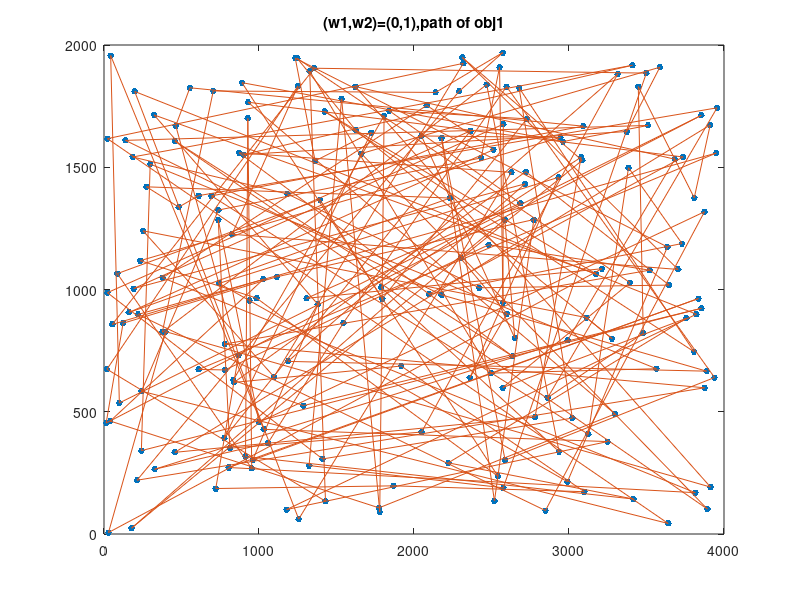
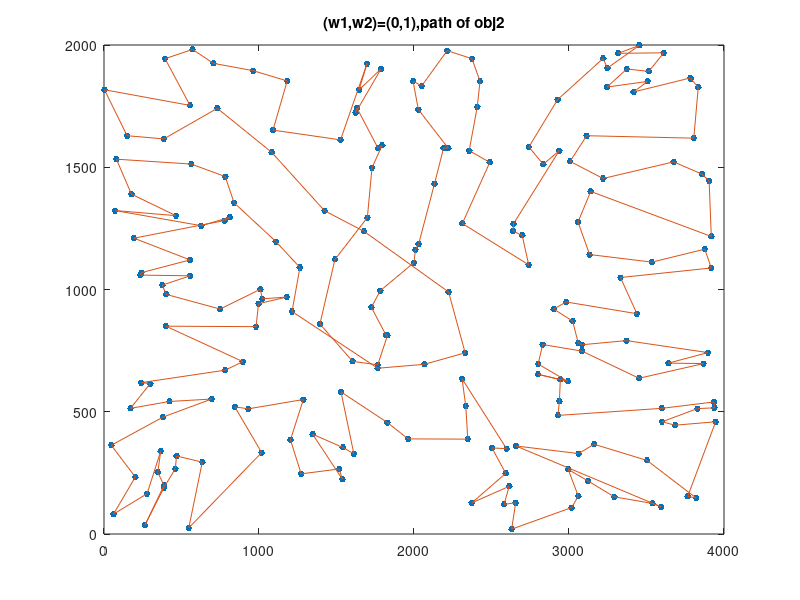
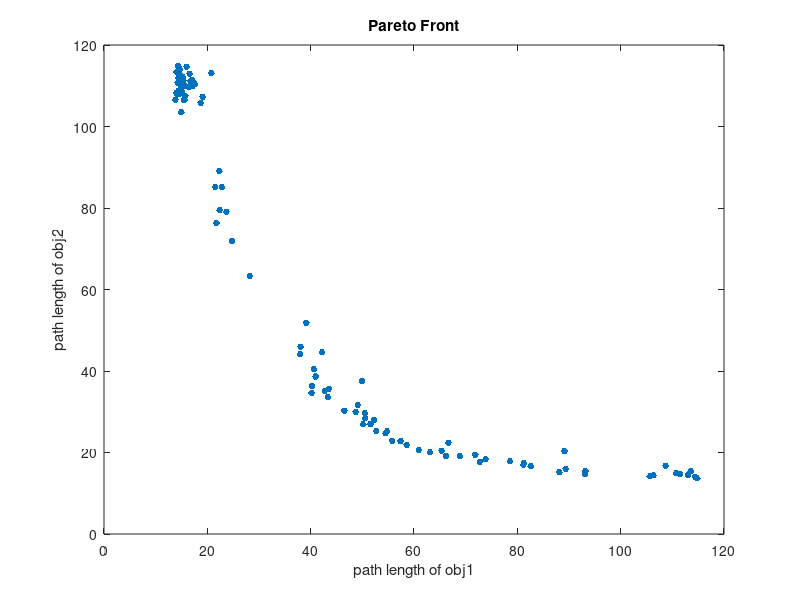

The MATLAB script that drew these images, in order:
clear;clc;
city=200;
load('tour4_200.mat')
load('rl4_200.mat')
load('obj2_4_200.mat')
load('obj1_4_200.mat')
load('kroA200.mat')
load('kroB200.mat')
t=101;
w1=1-(t-1)*0.01
w2=(t-1)*0.01
for i=1:city
    rank(i)=tour(t,1,i)+1;
end
rank(city+1)=tour(t,1,1)+1;
for i=1:city+1
    x(i)=kroA200(rank(i),2);
    y(i)=kroA200(rank(i),3);
    p(i)=kroB200(rank(i),2);
    q(i)=kroB200(rank(i),3);
end

figure(1)
plot(x,y,'.','MarkerSize',15)
hold on;
plot(x,y)
title(['(w1,w2)=(',num2str(w1),',',num2str(w2),'),path of obj1'])

figure(2)
plot(p,q,'.','MarkerSize',15)
hold on;
plot(p,q)
title(['(w1,w2)=(',num2str(w1),',',num2str(w2),'),path of obj2'])

figure(3)
obj1=rl(:,1);
obj2=rl(:,2);
plot(obj1,obj2,'.','MarkerSize',15)
xlabel('path length of obj1')
ylabel('path length of obj2')
title(['Pareto Front'])